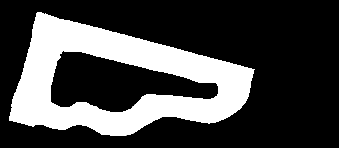
#> input picture src/simulator/maps/backups/B1_11.20.png, 339 x 148 px, found by its file name; its folder holds only this picture in this run
$ jupyter execute --allow-errors map_converter.ipynb
#> lines starting #> are read from the running program, lines starting #| are printed output that depends on the picture; after the words box and inside, x2 and y2 are one past the last pixel; in counts of white or black regions, pixels touching at a corner belong together
# Map Converter
This is a Jupyter Notebook to Convert a `.png` or `.pgm` + `.yaml` of a map into a `.csv` that can be fed into the TUMFTM functions.

High Level Steps:
1. Get the Euclidean Distance Transform of the map
2. Apply skeletonization to the map to extract centerlines
3. Run DFS to extract the centerline xy coordinates in order
4. Apply the transformations to go from pixel to meter coordinate frame

Map Conditions:
- Map edges should be well defined, inside should be white, walls are black and outside is grey

[cell 1]
import numpy as np
from skimage.morphology import skeletonize
import matplotlib.pyplot as plt
import yaml
import scipy
from scipy.ndimage import distance_transform_edt as edt
from PIL import Image
import os

[cell 2]
MAP_NAME = "B1_11.20"

TRACK_WIDTH_MARGIN = 0.0 # Extra Safety margin, in meters

[cell 3]
# Modified from https://github.com/CL2-UWaterloo/Head-to-Head-Autonomous-Racing/blob/main/gym/f110_gym/envs/laser_models.py
# load map image

if os.path.exists(f"maps/{MAP_NAME}.png"):
    map_img_path = f"maps/{MAP_NAME}.png"
elif os.path.exists(f"maps/{MAP_NAME}.pgm"):
    map_img_path = f"maps/{MAP_NAME}.pgm"
else:
    raise Exception("Map not found!")

map_yaml_path = f"maps/{MAP_NAME}.yaml"
raw_map_img = np.array(Image.open(map_img_path))
#> raw_map_img is the input picture: shape (148, 339); min 0, max 255, mean 70.4
raw_map_img = raw_map_img.astype(np.float64)

plt.figure(figsize=(10, 10))
plt.imshow(raw_map_img, cmap='gray', origin='lower')

[cell 4]
# grayscale -> binary. Converts grey to black
map_img = raw_map_img.copy()
map_img[map_img <= 210.] = 0
#> map_img: shape (148, 339) float64; min 0, max 255, mean 70.4
map_img[map_img > 210.] = 1
#> map_img: shape (148, 339) float64; values 0 (black) and 1 (white), 27.6% white; 1 white region, box (x1, y1, x2, y2) and area: (9, 12, 255, 136) 13846

map_height = map_img.shape[0]
#> map_height = 148
# map_width = map_img.shape[1]
map_img
plt.figure(figsize=(10, 10))
plt.imshow(map_img, cmap='gray', origin='lower')

# Convert map_img to 8-bit grayscale for saving
map_img_save = (map_img * 255).astype(np.uint8)  # Scale 0 and 1 values to 0 and 255

# Create a PIL image and save as PNG
map_img_pil = Image.fromarray(map_img_save)
map_img_pil.save(f"maps/{MAP_NAME}.png")

[cell 5]
plt.figure(figsize=(10, 10))
# Calculate Euclidean Distance Transform (tells us distance to nearest wall)
dist_transform = scipy.ndimage.distance_transform_edt(map_img)
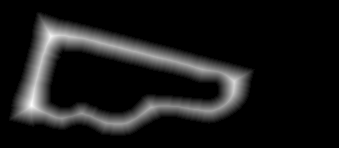
#> dist_transform: shape (148, 339) float64; min 0, max 20.1, mean 2; drawn with min black and max white
plt.imshow(dist_transform, cmap='gray', origin='lower')

[cell 6]
# Threshold the distance transform to create a binary image
THRESHOLD = 0.17 # You should play around with this number. Is you say hairy lines generated, either clean the map so it is more curvy or increase this number
centers = dist_transform > THRESHOLD*dist_transform.max()
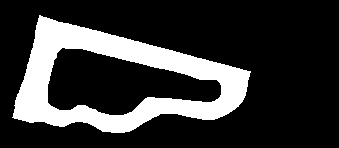
#> centers: shape (148, 339) bool; 21.2% white; 1 white region, box (x1, y1, x2, y2) and area: (12, 15, 251, 133) 10643
plt.figure(figsize=(10, 10))
plt.imshow(centers, origin='lower', cmap='gray')

[cell 7]
plt.figure(figsize=(10, 10))
centerline = skeletonize(centers)
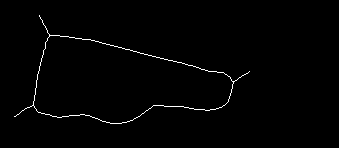
#> centerline: shape (148, 339) bool; 1.1% white in thin lines or dots, all inside (x1, y1, x2, y2) = (14, 15, 250, 124)
plt.imshow(centerline, origin='lower', cmap='gray')

[cell 8]
# The centerline has the track width encoded
plt.figure(figsize=(10, 10))
centerline_dist = np.where(centerline, dist_transform, 0)
plt.imshow(centerline_dist, origin='lower', cmap='gray')

[cell 9]
LEFT_START_Y = map_height // 2 - 120
#> LEFT_START_Y = -46

[cell 10]
NON_EDGE = 0.0
# Use DFS to extract the outer edge
left_start_y = LEFT_START_Y
#> left_start_y = -46
left_start_x = 0
while (centerline_dist[left_start_y][left_start_x] == NON_EDGE):
	left_start_x += 1
#> this loop made 33 passes
#> after the loop, left_start_x = 33

print(f"Starting position for left edge: {left_start_x} {left_start_y}")
#| Starting position for left edge: 33 -46

[cell 11]
# Run DFS
import sys
sys.setrecursionlimit(20000)

visited = {}
centerline_points = []
track_widths = []
# DIRECTIONS = [(0, 1), (1, 0), (0, -1), (-1, 0), (1, 1), (1, -1), (-1, 1), (-1, -1)]
# If you want the other direction first
DIRECTIONS = [(0, -1), (-1, 0),  (0, 1), (1, 0), (-1, 1), (-1, -1), (1, 1), (1, -1) ]

starting_point = (left_start_x, left_start_y)
#> starting_point = (33, -46)

def dfs(point):
#> called with point = (33, -46)
	if (point in visited): return
	visited[point] = True
	centerline_points.append(np.array(point))
	track_widths.append(np.array([centerline_dist[point[1]][point[0]], centerline_dist[point[1]][point[0]]]))

	for direction in DIRECTIONS:
		if (centerline_dist[point[1] + direction[1]][point[0] + direction[0]] != NON_EDGE and (point[0] + direction[0], point[1] + direction[1]) not in visited):
			dfs((point[0] + direction[0], point[1] + direction[1]))

dfs(starting_point)

[cell 12]
fig, (ax1,ax2,ax3, ax4) = plt.subplots(1, 4, figsize=(20,5))
ax1.axis('off')
ax2.axis('off')
ax3.axis('off')
ax4.axis('off')

centerline_img = np.zeros(map_img.shape)
for x,y in centerline_points[:len(centerline_points)//10]:
	centerline_img[y][x] = 255
#> this loop made 52 passes
#> (x, y) on passes 1 to 12: (33, -46), (33, -47), (34, -48), (34, -49), (34, -50), (34, -51), (34, -52), (34, -53), (35, -54), (35, -55), (35, -56), (35, -57)
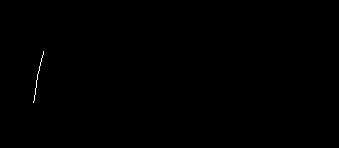
#> centerline_img: shape (148, 339) float64; 0.1% white in thin lines or dots, all inside (x1, y1, x2, y2) = (33, 51, 44, 103)
ax1.imshow(centerline_img, cmap='Greys', vmax=1, origin='lower')
ax1.set_title("First 10% points")

centerline_img = np.zeros(map_img.shape)
for x,y in centerline_points[:len(centerline_points)//4]:
	centerline_img[y][x] = 255
#> this loop made 132 passes
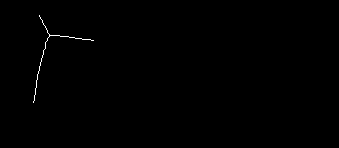
#> centerline_img: shape (148, 339) float64; 0.26% white in thin lines or dots, all inside (x1, y1, x2, y2) = (33, 15, 94, 103)
ax2.imshow(centerline_img, cmap='Greys', vmax=1, origin='lower')
ax2.set_title("First 25% points")

centerline_img = np.zeros(map_img.shape)
for x,y in centerline_points[:int(len(centerline_points)/1.4)]:
	centerline_img[y][x] = 255
#> this loop made 377 passes
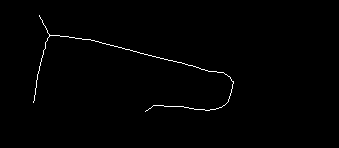
#> centerline_img: shape (148, 339) float64; 0.75% white in thin lines or dots, all inside (x1, y1, x2, y2) = (33, 15, 234, 112)
ax3.imshow(centerline_img, cmap='Greys', vmax=1, origin='lower')
ax3.set_title("First 50% points")

centerline_img = np.zeros(map_img.shape)
for x,y in centerline_points:
	centerline_img[y][x] = 1000
#> this loop made 528 passes
ax4.imshow(centerline_img, cmap='Greys', vmax=1, origin='lower')
ax4.set_title("All points")
fig.tight_layout()

# Conversion
Convert into Pandas, and go from pixels to meters, and then shift by the origin.

[cell 13]
track_widths
#> Out = 528 pairs, first value 4 to 19.42, second value 4 to 19.42

[cell 14]
track_widths_np = np.array(track_widths)
#> track_widths_np has the same summary as Out
waypoints = np.array(centerline_points)
#> waypoints = 528 pairs, first value 14 to 249, second value -133 to -25
print(f"Track widths shape: {track_widths_np.shape}, waypoints shape: {waypoints.shape}")
#| Track widths shape: (528, 2), waypoints shape: (528, 2)

[cell 15]
# Merge track with waypoints
data = np.concatenate((waypoints, track_widths_np), axis=1)
#> data = 528 rows, first 6: [33, -46, 18.03, 18.03], [33, -47, 18, 18], [34, -48, 17, 17], [34, -49, 17, 17], [34, -50, 17, 17], [34, -51, 17, 17]
data.shape
#> Out = (528, 4)
